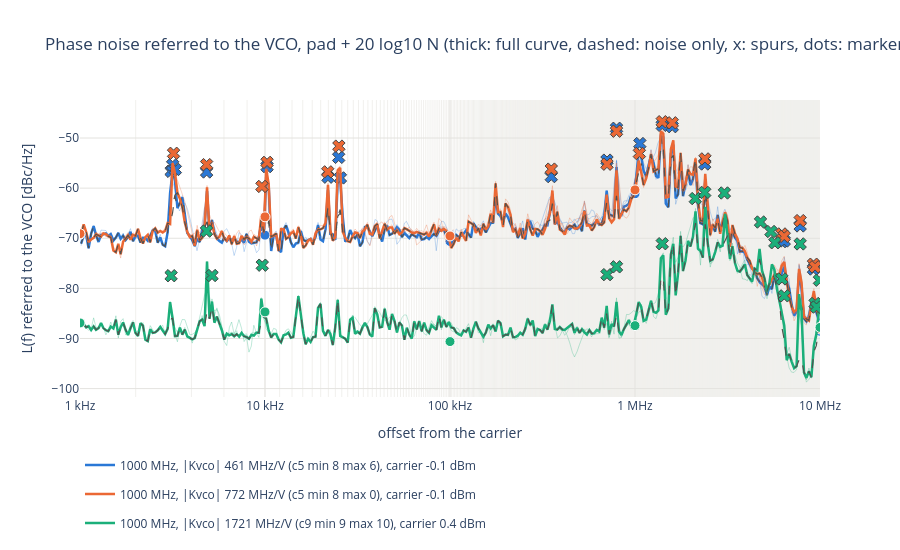

Notebook cell for this chart:
### Code cell
F_start, F_stop = 1e3, 10e6  # offset range shown [Hz]
f_axis = "log"  # "log" or "lin"

# VCO-referred phase noise: the full curve (thick), its noise-only version with the spurs replaced by the local floor
# (dashed), the detected spurs (x at their measured peak, hover: spur power ON THE PAD in dBc: strong spurs are coupled
# in after the divider, so +20 log10 N does not apply to them), each span normalized to 1 Hz (thin, upper sideband,
# no ENBW correction: shows whether the spans line up), and the phase-noise markers (dots).
# Curves binned to N_BINS points (linear power average, display only).
fig = go.Figure()
for key in KEYS:
    n_db = 20 * np.log10(N_DIV[key])
    for span, d in trace_of(key, "phase_noise").groupby("span"):
        d = d.assign(freq=d["freq"] - d["center"],  # offset from the carrier, normalized to 1 Hz
                     level_dbm=d["level_dbm"] - d["level_dbm"].max() - 10 * np.log10(d["rbw"]))
        d = binned(d[d["freq"] > 10 * d["rbw"]], F_start, F_stop, f_axis)
        fig.add_scatter(x=d["freq"], y=d["level_dbm"] + n_db,
                        mode="lines", line=dict(color=COLORS[key], width=0.8), opacity=0.35, showlegend=False,
                        legendgroup=NAMES[key],
                        hovertemplate=f"span {span:g} Hz<br>%{{x:.3s}}Hz: %{{y:.1f}} dBc/Hz<extra></extra>")
    lt_raw = in_range(trace_of(key, "L_trace"), F_start, F_stop)  # spur peaks: from the measured points
    lt = binned(trace_of(key, "L_trace"), F_start, F_stop, f_axis)
    ln = binned(trace_of(key, "L_noise"), F_start, F_stop, f_axis)
    if not lt.empty:
        fig.add_scatter(x=lt["freq"], y=lt["level_dbm"] + n_db, mode="lines", line=dict(color=COLORS[key], width=2.5),
                        name=NAMES[key], legendgroup=NAMES[key],
                        hovertemplate="full curve: %{x:.3s}Hz: %{y:.1f} dBc/Hz<extra></extra>")
    if not ln.empty:
        fig.add_scatter(x=ln["freq"], y=ln["level_dbm"] + n_db, mode="lines", showlegend=False, legendgroup=NAMES[key],
                        line=dict(color=INK, width=1.2, dash="dash"),
                        hovertemplate="noise only: %{x:.3s}Hz: %{y:.1f} dBc/Hz<extra></extra>")
    sp = in_range(trace_of(key, "spur"), F_start, F_stop)
    if not sp.empty and not lt_raw.empty:
        peak = np.interp(sp["freq"], lt_raw["freq"], lt_raw["level_dbm"]) + n_db
        fig.add_scatter(x=sp["freq"], y=peak, mode="markers", showlegend=False, legendgroup=NAMES[key],
                        marker=dict(symbol="x", size=11, color=COLORS[key], line=dict(width=1)),
                        customdata=sp["level_dbm"],
                        hovertemplate="spur at %{x:.4s}Hz: %{customdata:.1f} dBc on the pad<extra></extra>")
    r = runs[(runs["f_vco"] == key[0]) & (runs["kvco_target"] == key[1])].iloc[0]
    shown = [o for o in offsets if F_start <= float(o) <= F_stop]
    fig.add_scatter(x=[float(o) for o in shown], y=[r[f"L_vco_{o}"] for o in shown], mode="markers",
                    marker=dict(color=COLORS[key], size=10, line=dict(color="white", width=1)), showlegend=False,
                    legendgroup=NAMES[key], hovertemplate="marker: %{x:.3s}Hz: %{y:.1f} dBc/Hz<extra></extra>")
fig.update_layout(title=f"Phase noise referred to the VCO, pad + 20 log10 N (thick: full curve, dashed: noise only, x: spurs, dots: markers), {REF_TXT}",
                  template="plotly_white", height=550, legend=dict(orientation="h", y=-0.18),
                  hoverlabel=dict(namelength=-1))
fig.update_xaxes(title="offset from the carrier", gridcolor=GRID, **offset_axis(F_start, F_stop, f_axis))
fig.update_yaxes(title="L(f) referred to the VCO [dBc/Hz]", gridcolor=GRID)
save(fig, "phase_noise")
